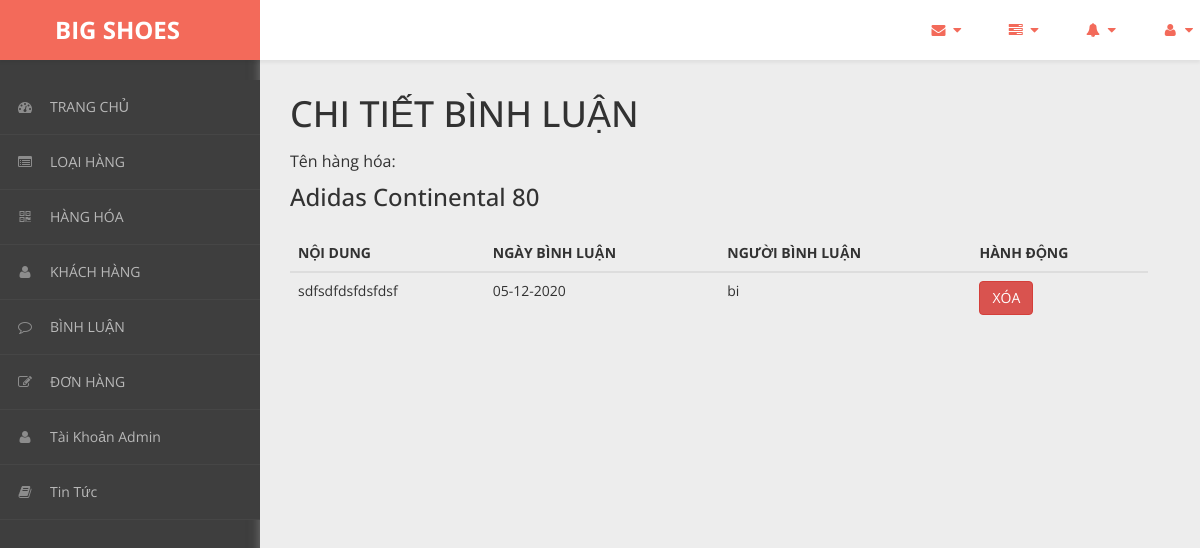
/admin/content/binh-luan/binh-luan-detail.php?ma_hh=27 (signed in), run on the app's committed database.
### tables this page shows
CREATE TABLE `binh_luan` (
  `ma_bl` int(11) NOT NULL,
  `ma_kh` varchar(50) NOT NULL,
  `ma_hh` int(11) NOT NULL,
  `ma_tt` int(11) NOT NULL,
  `noi_dung` varchar(50) NOT NULL,
  `ngay_bl` varchar(20) NOT NULL
);

CREATE TABLE `hang_hoa` (
  `ma_hh` int(11) NOT NULL,
  `ten_hh` varchar(50) NOT NULL,
  `hinh` varchar(50) NOT NULL,
  `don_gia` int(11) NOT NULL,
  `giam_gia` int(11) NOT NULL,
  `mo_ta` varchar(500) NOT NULL,
  `ma_loai` int(11) NOT NULL
);

### admin/dao/pdo.php (called while the page is built, shortened)
<?php
    function pdo_get_connection(){
        $pdo = new PDO("mysql:host=localhost;dbname=bigshoes",'root','');
        $pdo->setAttribute(PDO::ATTR_ERRMODE, PDO::ERRMODE_EXCEPTION);
        return $pdo;
    }
    function pdo_query($sql){
        $sql_args = array_slice(func_get_args(),1);
        try{
            $conn = pdo_get_connection();
            $stmt = $conn ->prepare($sql);
            $stmt -> execute($sql_args);
            $rows = $stmt -> fetchAll();
            return $rows;
        }catch(PDOException $e){
            throw $e;
        }finally{
            unset($conn);
        }
    }
    ?>

### admin/dao/binh-luan.php (called while the page is built, shortened)
<?php
    require_once('pdo.php');
    function binh_luan_select_by_hang_hoa($ma_hh){
        $sql = "SELECT b.*, h.ten_hh FROM binh_luan b JOIN hang_hoa h ON h.ma_hh=b.ma_hh WHERE b.ma_hh=? ORDER BY ngay_bl DESC";
        return pdo_query($sql, $ma_hh);
    }
?>

### admin/content/binh-luan/binh-luan-detail.php (the view, shortened to what this page needs)
<!DOCTYPE html>
<html xmlns="http://www.w3.org/1999/xhtml">
<head>
    <link href="../../../css/admin/css/bootstrap.css" rel="stylesheet" />
    <link href="../../../css/admin/css/font-awesome.css" rel="stylesheet" />
    <link href="../../../css/admin/css/custom-styles.css" rel="stylesheet" />
</head>
<body>
    <div id="wrapper">
        <nav class="navbar navbar-default top-navbar" role="navigation">
            <div class="navbar-header">
                <a class="navbar-brand" href="../../../../bigshoes/trang-chinh/"><strong style = "margin-left: 40px;">BIG SHOES</strong></a>
            </div>
            <ul class="nav navbar-top-links navbar-right">
                <li class="dropdown">
                    <a class="dropdown-toggle" data-toggle="dropdown" href="#" aria-expanded="false">
                        <i class="fa fa-envelope fa-fw"></i> <i class="fa fa-caret-down"></i>
                    </a>
                </li>
                <li class="dropdown">
                    <a class="dropdown-toggle" data-toggle="dropdown" href="#" aria-expanded="false">
                        <i class="fa fa-tasks fa-fw"></i> <i class="fa fa-caret-down"></i>
                    </a>
                </li>
                <li class="dropdown">
                    <a class="dropdown-toggle" data-toggle="dropdown" href="#" aria-expanded="false">
                        <i class="fa fa-bell fa-fw"></i> <i class="fa fa-caret-down"></i>
                    </a>
                </li>
                <li class="dropdown">
                    <a class="dropdown-toggle" data-toggle="dropdown" href="#" aria-expanded="false">
                        <i class="fa fa-user fa-fw"></i> <i class="fa fa-caret-down"></i>
                    </a>
                </li>
            </ul>
        </nav>
        <nav class="navbar-default navbar-side" role="navigation">
            <div class="sidebar-collapse">
                <ul class="nav" id="main-menu">
                    <li>
                        <a href="../thong-ke/thong-ke-list.php"><i class="fa fa-dashboard"></i>TRANG CHỦ</a>
                    </li>
                    <li>
                        <a href="../loai-hang/loai-hang-list.php"><i class="fa fa-list-alt" aria-hidden="true"></i>LOẠI HÀNG</a>
                    </li>
                    <li>
                        <a href="../hang-hoa/hang-hoa-list.php"><i class="fa fa-qrcode"></i>HÀNG HÓA</a>
                    </li>
                    <li>
                        <a href="../khach-hang/khach-hang-list.php"><i class="fa fa-user"></i>KHÁCH HÀNG</a>
                    </li>
                    <li>
                        <a href="../binh-luan/binh-luan-list.php"><i class="fa fa-comment-o" aria-hidden="true"></i>BÌNH LUẬN</a>
                    </li>
                    <li>
                        <a href="../hoa-don/hoa-don-list.php"><i class="fa fa-edit"></i>ĐƠN HÀNG</a>
                    </li>
                    <li>
                        <a href="../tai_khoan_admin/thong-tin-tk.php"><i class="fa fa-user"></i>Tài Khoản Admin</a>
                    </li>
                    <li>
                        <a href="../tin-tuc/tin-tuc-list.php"><i class="fa fa-book"></i>Tin Tức</a>
                    </li>
                </ul>
            </div>
        </nav>
        <div id="page-wrapper">
		  <div class="header">
                        <div class="page-header">
                            <?php
                                require_once ('../../dao/binh-luan.php');
                                extract($_REQUEST);
                                $items = binh_luan_select_by_hang_hoa($ma_hh);
                            ?>
                            <h1>CHI TIẾT BÌNH LUẬN</h1>
                            <p>Tên hàng hóa: <h3><?=$items[0]['ten_hh']?></h3></p>
                            <table class="table table-hover">
                                <thead>
                                  <tr>
                                    <th>NỘI DUNG</th>
                                    <th>NGÀY BÌNH LUẬN</th>
                                    <th>NGƯỜI BÌNH LUẬN</th>
                                    <th>HÀNH ĐỘNG</th>
                                  </tr>
                                </thead>
                                <tbody>
                                <?php foreach($items as $item){
                                     extract($item);
                                    ?>
                                  <tr>
                                    <td><?=$noi_dung?></td>
                                    <td><?=$ngay_bl?></td>
                                    <td><?=$ma_kh?></td>
                                    <td><a href="binh-luan-delete.php?ma_bl=<?=$ma_bl?>"><button class="btn btn-danger">XÓA</button></a></td>
                                  </tr>
                                <?php } ?>
                                </tbody>
                              </table>
                        </div>
		</div>
            </div>
        </div>
</body>
</html>

### css/admin/css/custom-styles.css (style rules this page uses)
body { font-family: 'Open Sans', sans-serif; background: #3E3E3E; }
#wrapper { width: 100%; }
#page-wrapper { padding: 15px 15px; min-height: 600px; background: #EDEDED; }
h1, .h1, h2, .h2, h3, .h3 { margin-top: 7px; margin-bottom: -5px; }
p { font-size:16px; line-height:25px; padding-top:20px; }
.navbar-side { z-index: 0; }
.navbar-side .nav > li > a > i { color: #8C8C8C;padding: 8px;width: 30px;text-align: center; }
.top-navbar { position: fixed; width: 100%; z-index: 300; -webkit-box-shadow: 0 3px 3px rgba(0, 0, 0, 0.05); -moz-box-shadow: 0 3px 3px rgba(0, 0, 0, 0.05); box-shadow: 0 3px 3px rgba(0, 0, 0, 0.05); }
.navbar-side { z-index: 1; position: fixed; width: 260px; top: 80px; }
#page-wrapper { position: relative; top: 55px; box-shadow: 0 0 10px #757575; -moz-box-shadow: 0 0 10px #757575; -webkit-box-shadow: 0 0 10px #757575; }
.page-header { margin: 0;border-bottom: 1px solid transparent;text-align: left;background-color: rgb(237, 237, 237);padding: 32px 22px 32px 0;color: #323232; }
.header { margin: 0 30px; }
.top-navbar { margin:0px; }
.top-navbar .navbar-brand { color: #fff;width: 260px;text-align: left;height: 60px;font-size: 24px;font-weight: 700;line-height: 30px;background: #F36A5A; }
.top-navbar .nav > li { position: relative; display: inline-block; margin: 0px; padding: 0px; }
.top-navbar .nav > li > a { position: relative; display: block; padding: 20px;color: #FFFFFF; margin: 0px; }
.sidebar-collapse , .sidebar-collapse .nav { background:none; }
.sidebar-collapse .nav { padding:0; }
.sidebar-collapse .nav > li > a { color: #B8B8B8; background:transparent; text-shadow:none; font-size: 14px; }
.sidebar-collapse > .nav > li > a { padding: 12px 10px; }
.sidebar-collapse > .nav > li { border-bottom: 1px solid rgba(107, 108, 109, 0.19); }
.navbar-side { border:none; background: #3E3E3E; }
.top-navbar { background: #FFFFFF; border-bottom:none; }
.top-navbar .nav > li > a > i { margin-right: 2px; }
.navbar-default { border:0px solid black; }
.navbar-header { background: transparent; }
.nav > li > a > i { margin-right:10px; color: rgb(243, 106, 90); }
@media (min-width:768px) { #page-wrapper { margin: 0 0 0 260px; padding: 0; min-height: 1200px; } }
@media (min-width:768px) { .navbar-side { width: 260px; z-index: 1; } }
@media (min-width:768px) { .navbar { border-radius: 0px; } }

### data on the page
binh_luan: ma_hh.ten_hh "Adidas Continental 80", noi_dung "sdfsdfdsfdsfdsf", ngay_bl "05-12-2020", ma_kh "bi"
